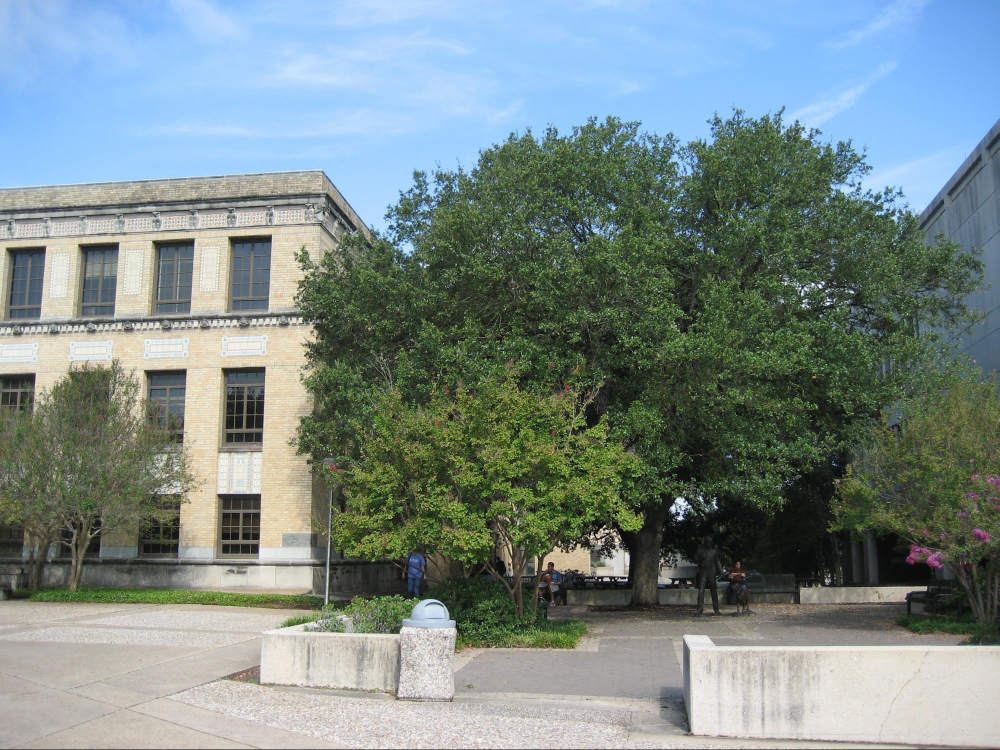
//> input picture assets/portfolio/proj4/image00.jpg, 1999 x 1500 px (shown at 1/2 size)
$ ./matcher image00.jpg image01.jpg out.png   (built with g++ and OpenCV 4, older OpenCV classes emulated)
//> lines starting //> are read from the running program, lines starting //| are printed output that depends on the picture
#include <stdio.h>
#include "opencv2/core/core.hpp"
#include "opencv2/features2d/features2d.hpp"
#include "opencv2/highgui/highgui.hpp"
#include "opencv2/nonfree/nonfree.hpp"
#include "opencv2/imgproc.hpp"	// resize()

using namespace cv;

static void help()
{
    printf("\nThis program demonstrates using features2d detector, descriptor extractor and simple matcher\n"
            "Using the SIFT desriptor:\n"
            "\n"
            "Usage:\n matcher <input_image1> <input_image2> <output>\n");
}

int main(int argc, char** argv)
{
    if(argc != 4)
    {
        help();
        return -1;
    }

    Mat ori_img1 = imread(argv[1], CV_LOAD_IMAGE_GRAYSCALE);
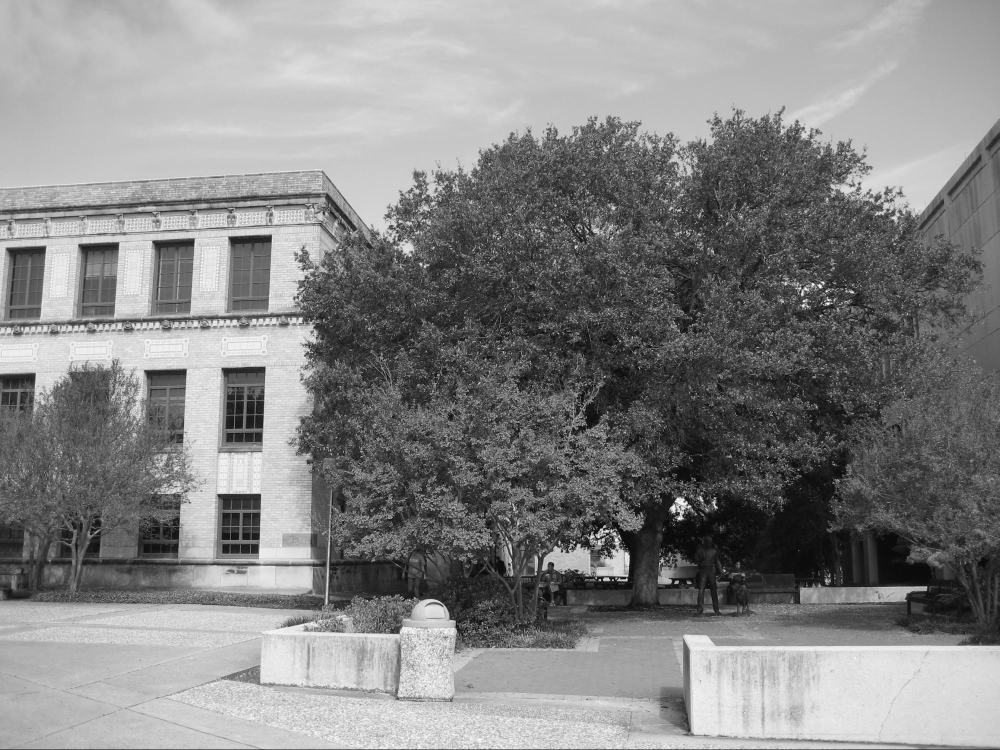
//> ori_img1: 1500 rows x 1999 cols, CV_8UC1 (shown at 1/2 size); min 0, max 255, mean 133.4
    Mat ori_img2 = imread(argv[2], CV_LOAD_IMAGE_GRAYSCALE);
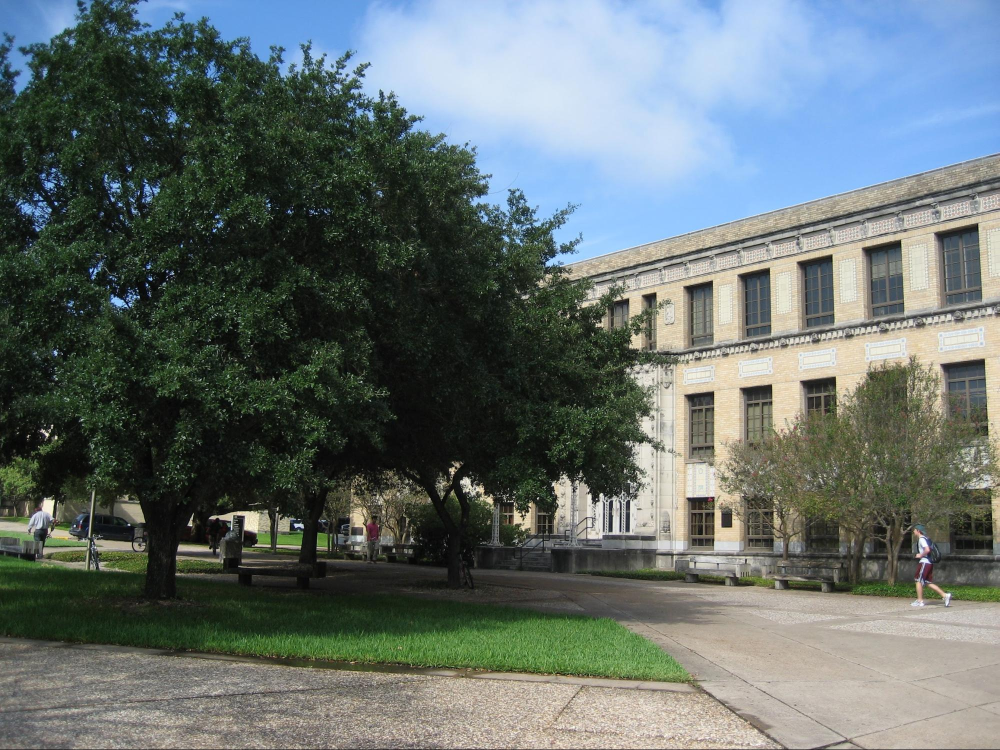
//> input picture assets/portfolio/proj4/image01.jpg, 1999 x 1500 px (shown at 1/2 size)
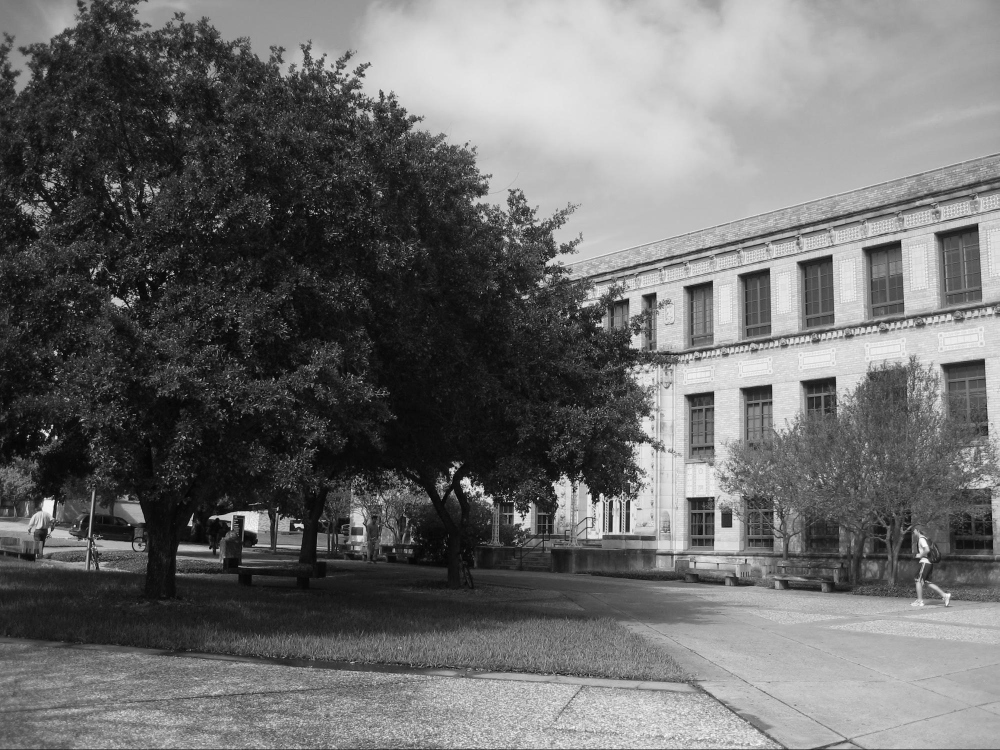
//> ori_img2: 1500 rows x 1999 cols, CV_8UC1 (shown at 1/2 size); min 0, max 255, mean 107.7
    if(ori_img1.empty() || ori_img2.empty())
    {
        printf("Can't read one of the images\n");
        return -1;
    }

	// resize images
	Mat img1, img2;
    // resize(ori_img1, img1, Size(), 0.25, 0.25, INTER_LINEAR);
    // resize(ori_img2, img2, Size(), 0.25, 0.25, INTER_LINEAR);

    resize(ori_img1, img1, Size(), 1, 1, INTER_LINEAR);
    resize(ori_img2, img2, Size(), 1, 1, INTER_LINEAR);

    // detecting keypoints
    SiftFeatureDetector detector( 2000);
    vector<KeyPoint> keypoints1, keypoints2;
    detector.detect(img1, keypoints1);
//> keypoints1 = 2000 keypoints; strongest (x, y, size): (1226, 1160, 2.6), (1200, 1160, 3), (1117, 667, 2), (1560, 551, 1.9)
    detector.detect(img2, keypoints2);
//> keypoints2 = 2000 keypoints; strongest (x, y, size): (1193, 998, 2.2), (104, 856, 2.1), (185, 1085, 1.8), (104, 851, 2.7)

    // computing descriptors
    SiftDescriptorExtractor extractor;
    Mat descriptors1, descriptors2;
    extractor.compute(img1, keypoints1, descriptors1);
    extractor.compute(img2, keypoints2, descriptors2);

    // matching descriptors
    BFMatcher matcher(NORM_L2);
    vector<DMatch> matches;
    matcher.match(descriptors1, descriptors2, matches);
//> matches = 2000 matches

    double max_dist = 0;
    double min_dist = 500;
    //-- Quick calculation of max and min distances between keypoints
    for( int i = 0; i < descriptors1.rows; i++ )
    {
        double dist = matches[i].distance;
        if( dist < min_dist ) min_dist = dist;
        if( dist > max_dist ) max_dist = dist;
    }
//> this loop made 2000 passes
//> (dist, min_dist, max_dist) on pass 1: (303.2, 303.2, 303.2)
//> (dist, max_dist) on passes 7, 10, 11, 12, 30, 35: (320.1, 320.1), (321.5, 321.5), (323, 323), (348.7, 348.7), (351.3, 351.3), (351.9, 351.9)
//> after the loop, min_dist = 25.38; max_dist = 386.3

    printf("-- Max dist : %f \n", max_dist );
//| -- Max dist : 386.306885
    printf("-- Min dist : %f \n", min_dist );
//| -- Min dist : 25.377155

    //-- Draw only "good" matches (i.e. whose distance is less than 2*min_dist,
    //-- or a small arbitary value ( 0.02 ) in the event that min_dist is very
    //-- small)
    //-- PS.- radiusMatch can also be used here.
    std::vector< DMatch > good_matches;

    for( int i = 0; i < descriptors1.rows; i++ )
    {
        // if( matches[i].distance <= max(2*min_dist, 0.02) )
        if( matches[i].distance <= max(5*min_dist, 0.1) )
        {
            good_matches.push_back( matches[i]);
        }
    }


    // drawing the results
    namedWindow("matches", 1);
    Mat img_matches;
    drawMatches(img1, keypoints1, img2, keypoints2, good_matches, img_matches);
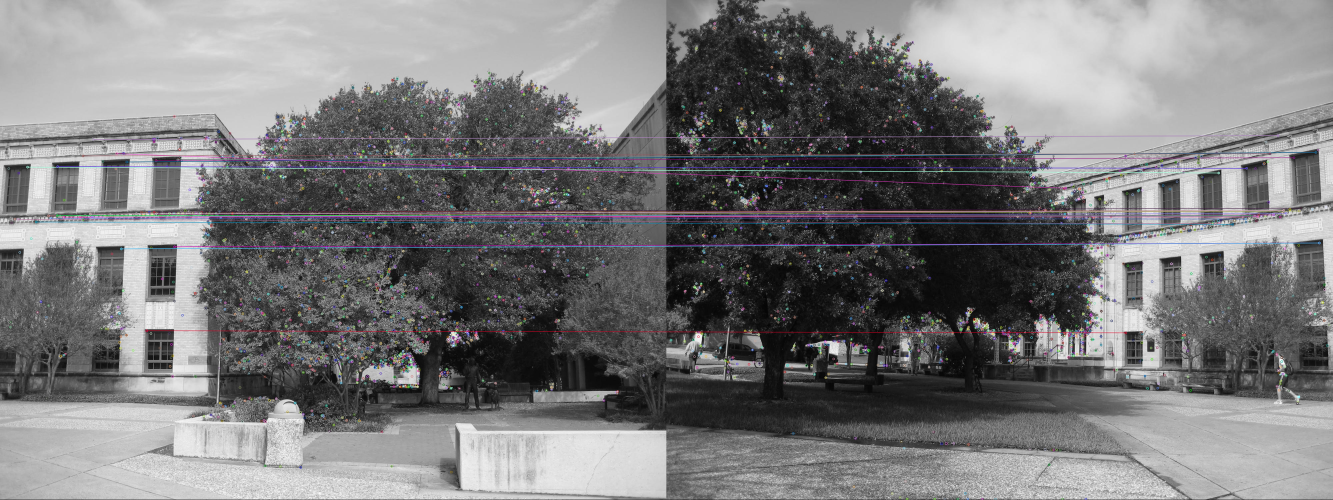
//> img_matches: 1500 rows x 3998 cols, CV_8UC3 (shown at 1/3 size); mean B, G, R 122.3, 121.2, 121.8
    namedWindow("matches", WINDOW_NORMAL);
	imshow("matches", img_matches);

    for(int i=0; i< (int)good_matches.size(); ++i)
    {
        printf("Good Match [%d] Keypoint1: %d --- Keypoint2: %d \n", i, good_matches[i].queryIdx, good_matches[i].trainIdx);
    }
//> this loop made 34 passes
//| Good Match [0] Keypoint1: 663 --- Keypoint2: 1081
//| Good Match [1] Keypoint1: 664 --- Keypoint2: 1083
//| Good Match [2] Keypoint1: 931 --- Keypoint2: 186
//| Good Match [3] Keypoint1: 1154 --- Keypoint2: 605
//| Good Match [4] Keypoint1: 1158 --- Keypoint2: 604
//| Good Match [5] Keypoint1: 1164 --- Keypoint2: 470
//| Good Match [6] Keypoint1: 1165 --- Keypoint2: 466
//| Good Match [7] Keypoint1: 1263 --- Keypoint2: 1059
//> (output is shown up to pass 8 of 34)

    Mat out_img;
    imwrite( argv[3], img_matches);

    waitKey(0);

    return 0;
}
